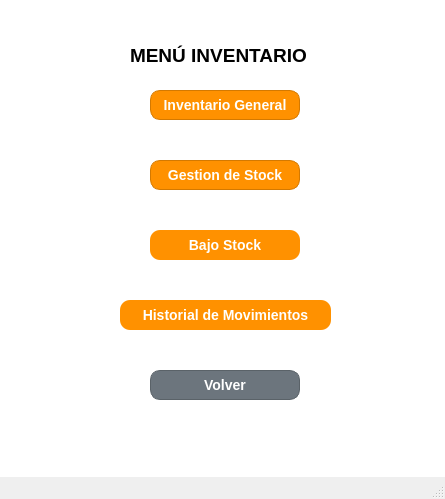
<?xml version="1.0" encoding="UTF-8"?>
<ui version="4.0">
 <class>MainWindow</class>
 <widget class="QMainWindow" name="MainWindow">
  <property name="geometry">
   <rect>
    <x>0</x>
    <y>0</y>
    <width>445</width>
    <height>499</height>
   </rect>
  </property>
  <property name="windowTitle">
   <string>MainWindow</string>
  </property>
  <property name="styleSheet">
   <string notr="true">QWidget#centralwidget {
    background-color: #FFFFFF;
}
</string>
  </property>
  <widget class="QWidget" name="centralwidget">
   <property name="styleSheet">
    <string notr="true">QWidget#Widget {
    background-color: #FFFFFF; 
}
</string>
   </property>
   <widget class="QPushButton" name="btnStock">
    <property name="geometry">
     <rect>
      <x>150</x>
      <y>160</y>
      <width>150</width>
      <height>30</height>
     </rect>
    </property>
    <property name="styleSheet">
     <string notr="true">QPushButton {
    background-color: #FF9100;
    color: white;
    border-radius: 10px;
    font-weight: bold;
    font-size: 14px;
    border: 1px solid #D47900;
}

QPushButton:hover {
    background-color: #E68200;
}

QPushButton:pressed {
    background-color: #CC7400;
}</string>
    </property>
    <property name="text">
     <string>Gestion de Stock</string>
    </property>
   </widget>
   <widget class="QPushButton" name="btnProductos">
    <property name="geometry">
     <rect>
      <x>150</x>
      <y>90</y>
      <width>150</width>
      <height>30</height>
     </rect>
    </property>
    <property name="styleSheet">
     <string notr="true">QPushButton {
    background-color: #FF9100;
    color: white;
    border-radius: 10px;
    font-weight: bold;
    font-size: 14px;
    border: 1px solid #D47900;
}

QPushButton:hover {
    background-color: #E68200;
}

QPushButton:pressed {
    background-color: #CC7400;
}</string>
    </property>
    <property name="text">
     <string>Inventario General</string>
    </property>
   </widget>
   <widget class="QPushButton" name="btnStockBajo">
    <property name="geometry">
     <rect>
      <x>150</x>
      <y>230</y>
      <width>150</width>
      <height>30</height>
     </rect>
    </property>
    <property name="styleSheet">
     <string notr="true">QPushButton {
    background-color: #FF9100;
    color: white;
    border-radius: 10px;
    font-weight: bold;
    font-size: 14px;
}

QPushButton:hover {
    background-color: #E68200;
}</string>
    </property>
    <property name="text">
     <string>Bajo Stock</string>
    </property>
   </widget>
   <widget class="QPushButton" name="btnVolver">
    <property name="geometry">
     <rect>
      <x>150</x>
      <y>370</y>
      <width>150</width>
      <height>30</height>
     </rect>
    </property>
    <property name="styleSheet">
     <string notr="true">QPushButton {
    background-color: #6C757D;
    color: white;
    border-radius: 10px;
    font-weight: bold;
    font-size: 14px;
    border: 1px solid #5A6268;
}

QPushButton:hover {
    background-color: #5A6268;
}

QPushButton:pressed {
    background-color: #4E555B;
}</string>
    </property>
    <property name="text">
     <string>Volver</string>
    </property>
   </widget>
   <widget class="QPushButton" name="btnHistorial">
    <property name="geometry">
     <rect>
      <x>120</x>
      <y>300</y>
      <width>211</width>
      <height>30</height>
     </rect>
    </property>
    <property name="styleSheet">
     <string notr="true">QPushButton {
    background-color: #FF9100;
    color: white;
    border-radius: 10px;
    font-weight: bold;
    font-size: 14px;
}

QPushButton:hover {
    background-color: #E68200;
}</string>
    </property>
    <property name="text">
     <string>Historial de Movimientos</string>
    </property>
   </widget>
   <widget class="QLabel" name="label">
    <property name="geometry">
     <rect>
      <x>130</x>
      <y>40</y>
      <width>221</width>
      <height>31</height>
     </rect>
    </property>
    <property name="font">
     <font>
      <pointsize>14</pointsize>
      <weight>75</weight>
      <bold>true</bold>
     </font>
    </property>
    <property name="text">
     <string>MENÚ INVENTARIO</string>
    </property>
   </widget>
  </widget>
  <widget class="QMenuBar" name="menubar">
   <property name="geometry">
    <rect>
     <x>0</x>
     <y>0</y>
     <width>445</width>
     <height>21</height>
    </rect>
   </property>
  </widget>
  <widget class="QStatusBar" name="statusbar"/>
 </widget>
 <resources/>
 <connections/>
</ui>
